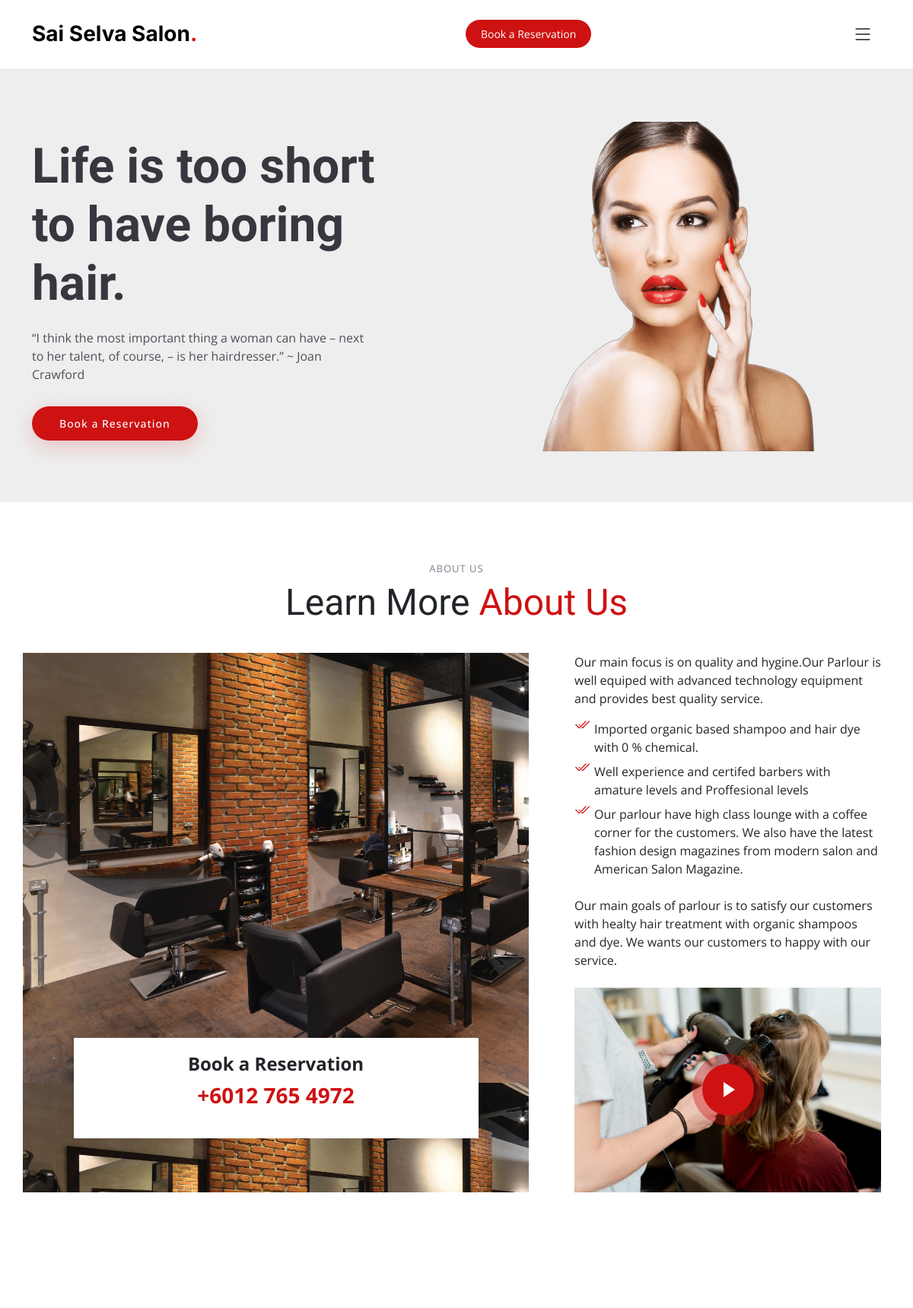
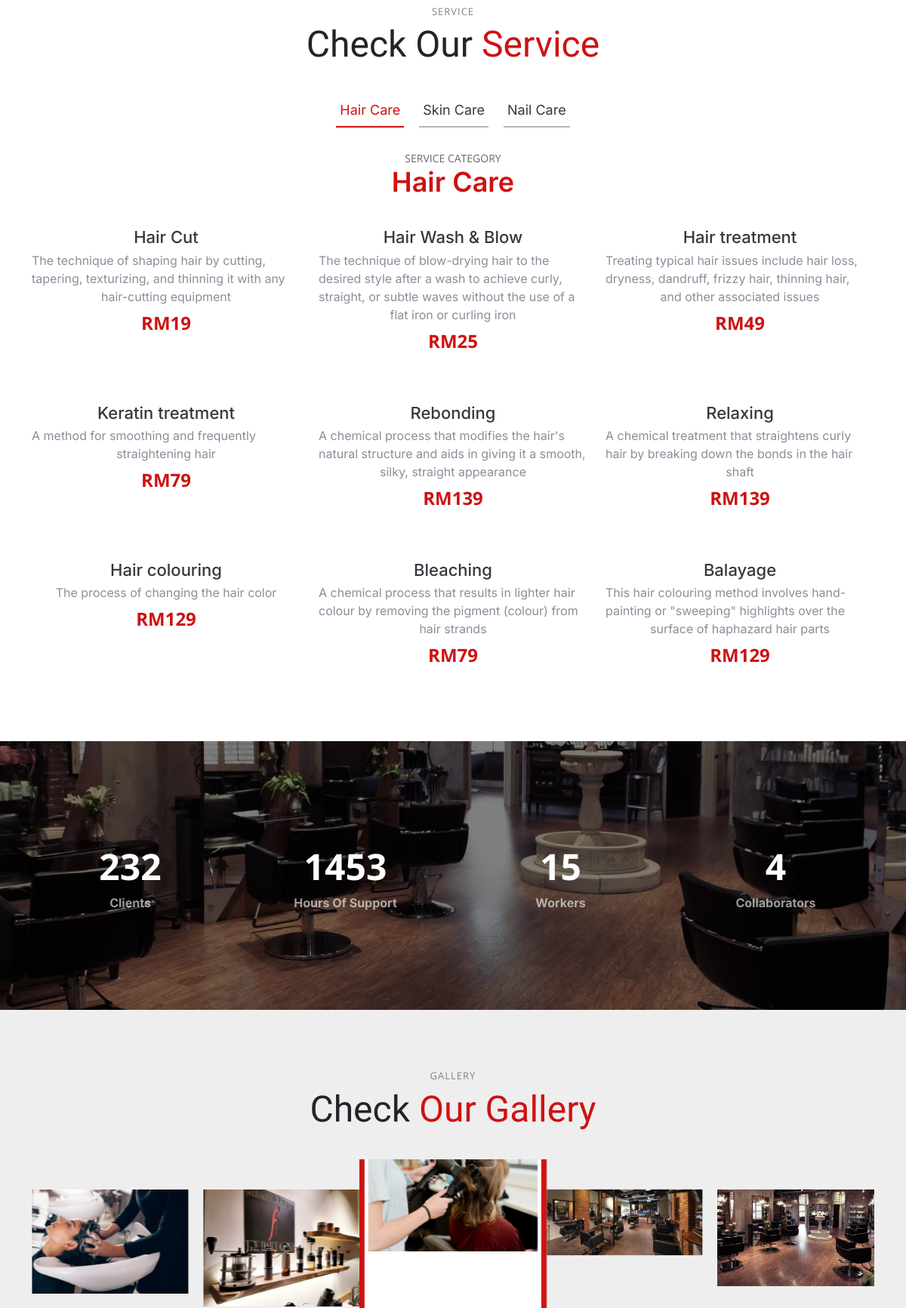
The page /User/index.php (upper part) on the database its author committed (2 pictures, top to bottom).
### tables this page shows
CREATE TABLE `service` (
  `id` int(255) NOT NULL,
  `service_name` varchar(255) NOT NULL,
  `service_price` varchar(255) NOT NULL,
  `service_cat` varchar(255) NOT NULL,
  `service_desc` varchar(255) NOT NULL
);

### User/index.php (the view, shortened to what this page needs)
<?php
require_once 'pdo.php';
$conn = mysqli_connect("localhost", "root", "", "salon");
?>
<!DOCTYPE html>
<html lang="en">
<head>
  <link href="assets/vendor/bootstrap/css/bootstrap.min.css" rel="stylesheet">
  <link href="assets/vendor/bootstrap-icons/bootstrap-icons.css" rel="stylesheet">
  <link href="assets/vendor/aos/aos.css" rel="stylesheet">
  <link href="assets/vendor/glightbox/css/glightbox.min.css" rel="stylesheet">
  <link href="assets/vendor/swiper/swiper-bundle.min.css" rel="stylesheet">
  <link href="assets/css/main.css" rel="stylesheet">
</head>
<body>
  <header id="header" class="header fixed-top d-flex align-items-center">
    <div class="container d-flex align-items-center justify-content-between">
      <a href="index.php" class="logo d-flex align-items-center me-auto me-lg-0">
        <h1>Sai Selva Salon<span>.</span></h1>
      </a>
      <a class="btn-book-a-table" href="pages-login.php">Book a Reservation</a>
      <i class="mobile-nav-toggle mobile-nav-show bi bi-list"></i>
    </div>
  </header>
  <section id="hero" class="hero d-flex align-items-center section-bg">
    <div class="container">
      <div class="row justify-content-between gy-5">
        <div class="col-lg-5 order-2 order-lg-1 d-flex flex-column justify-content-center align-items-center align-items-lg-start text-center text-lg-start">
          <h2 data-aos="fade-up">Life is too short<br>to have boring hair.</h2>
          <p data-aos="fade-up" data-aos-delay="100">“I think the most important thing a woman can have – next to her talent, of course, – is her hairdresser.” ~ Joan Crawford</p>
          <div class="d-flex" data-aos="fade-up" data-aos-delay="200">
            <a href="pages-login.php" class="btn-book-a-table">Book a Reservation</a>
          </div>
        </div>
        <div class="col-lg-5 order-1 order-lg-2 text-center text-lg-start">
          <img src="assets/img/hero-img.png" class="img-fluid" alt="" data-aos="zoom-out" data-aos-delay="300">
        </div>
      </div>
    </div>
  </section>
  <main id="main">
    <section id="about" class="about">
      <div class="container" data-aos="fade-up">
        <div class="section-header">
          <h2>About Us</h2>
          <p>Learn More <span>About Us</span></p>
        </div>
        <div class="row gy-4">
          <div class="col-lg-7 position-relative about-img" style="background-image: url(assets/img/about.jpg) ;" data-aos="fade-up" data-aos-delay="150">
            <div class="call-us position-absolute">
              <h4>Book a Reservation</h4>
              <p>+6012 765 4972</p>
            </div>
          </div>
          <div class="col-lg-5 d-flex align-items-end" data-aos="fade-up" data-aos-delay="300">
            <div class="content ps-0 ps-lg-5">
              <p>
                Our main focus is on quality and hygine.Our Parlour is well equiped with advanced technology equipment and provides best quality service.
              </p>
              <ul>
                <li><i class="bi bi-check2-all"></i> Imported organic based shampoo and hair dye with 0 % chemical.</li>
                <li><i class="bi bi-check2-all"></i> Well experience and certifed barbers with amature levels and Proffesional levels </li>
                <li><i class="bi bi-check2-all"></i> Our parlour have high class lounge with a coffee corner for the customers. We also have the latest fashion design magazines from modern salon and American Salon Magazine.</li>
              </ul>
              <p>
                Our main goals of parlour is to satisfy our customers with healty hair treatment with organic shampoos and dye. We wants our customers to happy with our service.
              </p>
              <div class="position-relative mt-4">
                <img src="assets/img/about-2.jfif" class="img-fluid" alt="">
                <a href="https://www.youtube.com/watch?v=-FnrCZJw6TE" class="glightbox play-btn"></a>
              </div>
            </div>
          </div>
        </div>
      </div>
    </section>
    <section id="service" class="menu">
      <div class="container" data-aos="fade-up">
        <div class="section-header">
          <h2>Service</h2>
          <p>Check Our <span>Service</span></p>
        </div>
        <ul class="nav nav-tabs d-flex justify-content-center" data-aos="fade-up" data-aos-delay="200">
          <li class="nav-item">
            <a class="nav-link active show" data-bs-toggle="tab" data-bs-target="#menu-hair">
              <h4>Hair Care</h4>
            </a>
          </li>
          <li class="nav-item">
            <a class="nav-link" data-bs-toggle="tab" data-bs-target="#menu-skin">
              <h4>Skin Care</h4>
            </a>
          <li class="nav-item">
            <a class="nav-link" data-bs-toggle="tab" data-bs-target="#menu-nail">
              <h4>Nail Care</h4>
            </a>
          </li>
        </ul>
        <div class="tab-content" data-aos="fade-up" data-aos-delay="300">
          <div class="tab-pane fade active show" id="menu-hair">
            <div class="tab-header text-center">
              <p>Service Category</p>
              <h3>Hair Care</h3>
            </div>
            <div class="row gy-5">
              <?php
             $sql = "SELECT * FROM service where service_cat='Hair_Care'";
             $result = mysqli_query($conn, $sql);
             if (mysqli_num_rows($result) > 0) {
               while ($row = mysqli_fetch_assoc($result)) {
             ?>
              <div class="col-lg-4 menu-item">
                <h4><?php echo $row['service_name']; ?></h4>
                <p class="ingredients">
                  <?php echo $row['service_desc']; ?>
                </p>
                <p class="price">
                  RM<?php echo $row['service_price']; ?>
                </p>
              </div>
              <?php
                }
              }
              ?>
            </div>
          </div>
        </div>
      </div>
    </section>
    <section id="stats-counter" class="stats-counter">
      <div class="container" data-aos="zoom-out">
        <div class="row gy-4">
          <div class="col-lg-3 col-md-6">
            <div class="stats-item text-center w-100 h-100">
              <span data-purecounter-start="0" data-purecounter-end="232" data-purecounter-duration="1" class="purecounter"></span>
              <p>Clients</p>
            </div>
          </div>
          <div class="col-lg-3 col-md-6">
            <div class="stats-item text-center w-100 h-100">
              <span data-purecounter-start="0" data-purecounter-end="1453" data-purecounter-duration="1" class="purecounter"></span>
              <p>Hours Of Support</p>
            </div>
          </div>
          <div class="col-lg-3 col-md-6">
            <div class="stats-item text-center w-100 h-100">
              <span data-purecounter-start="0" data-purecounter-end="15" data-purecounter-duration="1" class="purecounter"></span>
              <p>Workers</p>
            </div>
          </div>
          <div class="col-lg-3 col-md-6">
            <div class="stats-item text-center w-100 h-100">
              <span data-purecounter-start="0" data-purecounter-end="4" data-purecounter-duration="1" class="purecounter"></span>
              <p>Collaborators</p>
            </div>
          </div>
        </div>
      </div>
    </section>
    <section id="gallery" class="gallery section-bg">
      <div class="container" data-aos="fade-up">
        <div class="section-header">
          <h2>gallery</h2>
          <p>Check <span>Our Gallery</span></p>
        </div>
        <div class="gallery-slider swiper">
          <div class="swiper-wrapper align-items-center">
            <div class="swiper-slide"><a class="glightbox" data-gallery="images-gallery" href="assets/img/gallery/gallery-1.jfif"><img src="assets/img/gallery/gallery-1.jfif" class="img-fluid" alt=""></a></div>
            <div class="swiper-slide"><a class="glightbox" data-gallery="images-gallery" href="assets/img/gallery/gallery-2.jpg"><img src="assets/img/gallery/gallery-2.jpg" class="img-fluid" alt=""></a></div>
            <div class="swiper-slide"><a class="glightbox" data-gallery="images-gallery" href="assets/img/gallery/gallery-3.jpg"><img src="assets/img/gallery/gallery-3.jpg" class="img-fluid" alt=""></a></div>
            <div class="swiper-slide"><a class="glightbox" data-gallery="images-gallery" href="assets/img/gallery/gallery-7.jpg"><img src="assets/img/gallery/gallery-7.jpg" class="img-fluid" alt=""></a></div>
            <div class="swiper-slide"><a class="glightbox" data-gallery="images-gallery" href="assets/img/gallery/gallery-8.jpeg"><img src="assets/img/gallery/gallery-8.jpeg" class="img-fluid" alt=""></a></div>
          </div>
        </div>
      </div>
    </section>
  </main>
</body>
</html>

### rows shown on the page
service: service_name "Hair Cut", service_desc "The technique of shaping hair by cutting, tapering, texturizing, and thinning it with any hair-cutting equipment", service_price "19"
service: service_name "Hair Wash & Blow", service_desc "The technique of blow-drying hair to the desired style after a wash to achieve curly, straight, or subtle waves without the use of a flat iron or curling iron", service_price "25"
service: service_name "Hair treatment", service_desc "Treating typical hair issues include hair loss, dryness, dandruff, frizzy hair, thinning hair, and other associated issues", service_price "49"
service: service_name "Keratin treatment", service_desc "A method for smoothing and frequently straightening hair", service_price "79"
service: service_name "Rebonding", service_desc "A chemical process that modifies the hair's natural structure and aids in giving it a smooth, silky, straight appearance", service_price "139"
service: service_name "Relaxing", service_desc "A chemical treatment that straightens curly hair by breaking down the bonds in the hair shaft", service_price "139"
service: service_name "Hair colouring", service_desc "The process of changing the hair color", service_price "129"
service: service_name "Bleaching", service_desc "A chemical process that results in lighter hair colour by removing the pigment (colour) from hair strands", service_price "79"
service: service_name "Balayage", service_desc "This hair colouring method involves hand-painting or \"sweeping\" highlights over the surface of haphazard hair parts", service_price "129"
